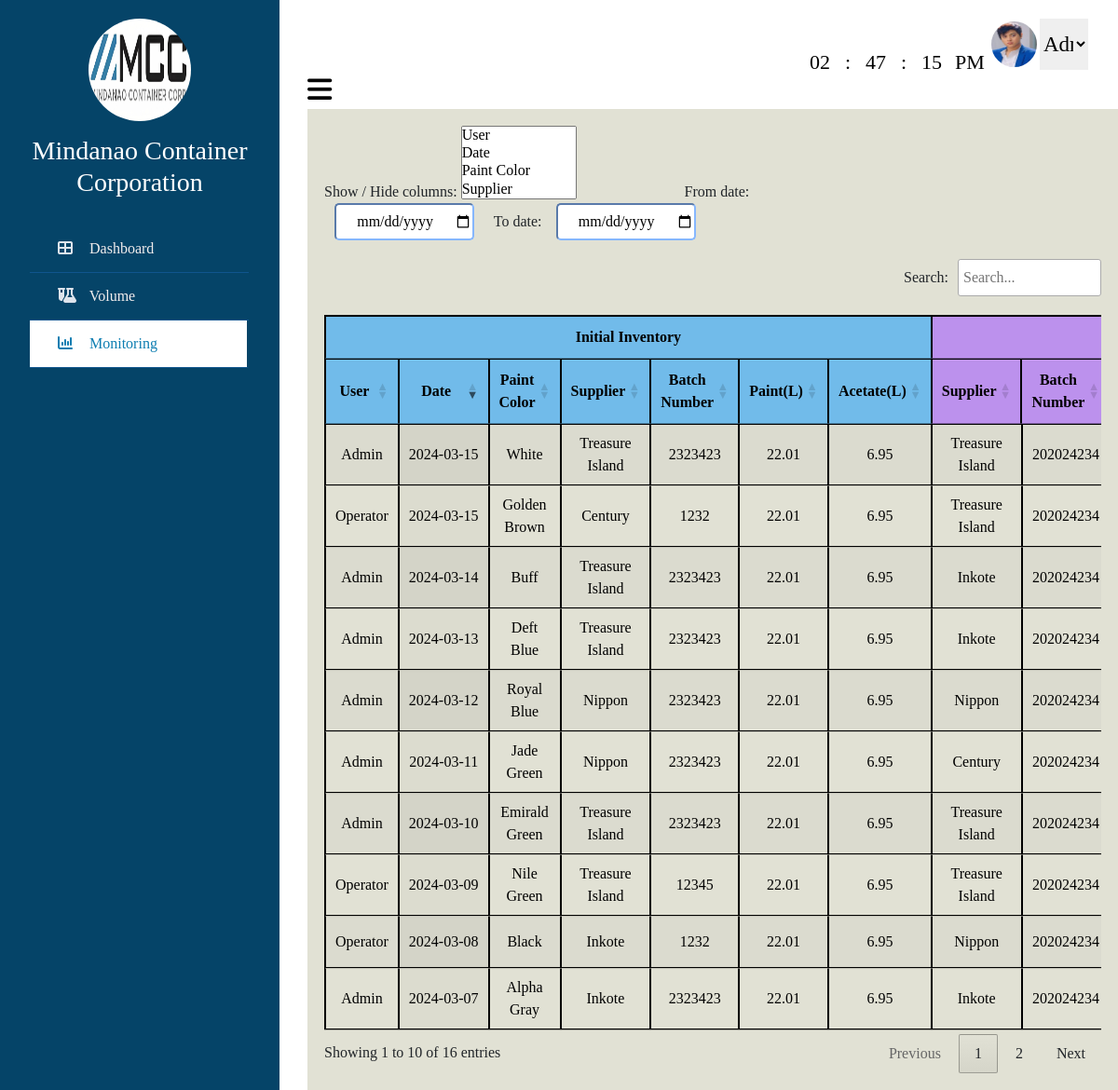
/monitoring.php (signed in), run on an earlier commit of the app's database.
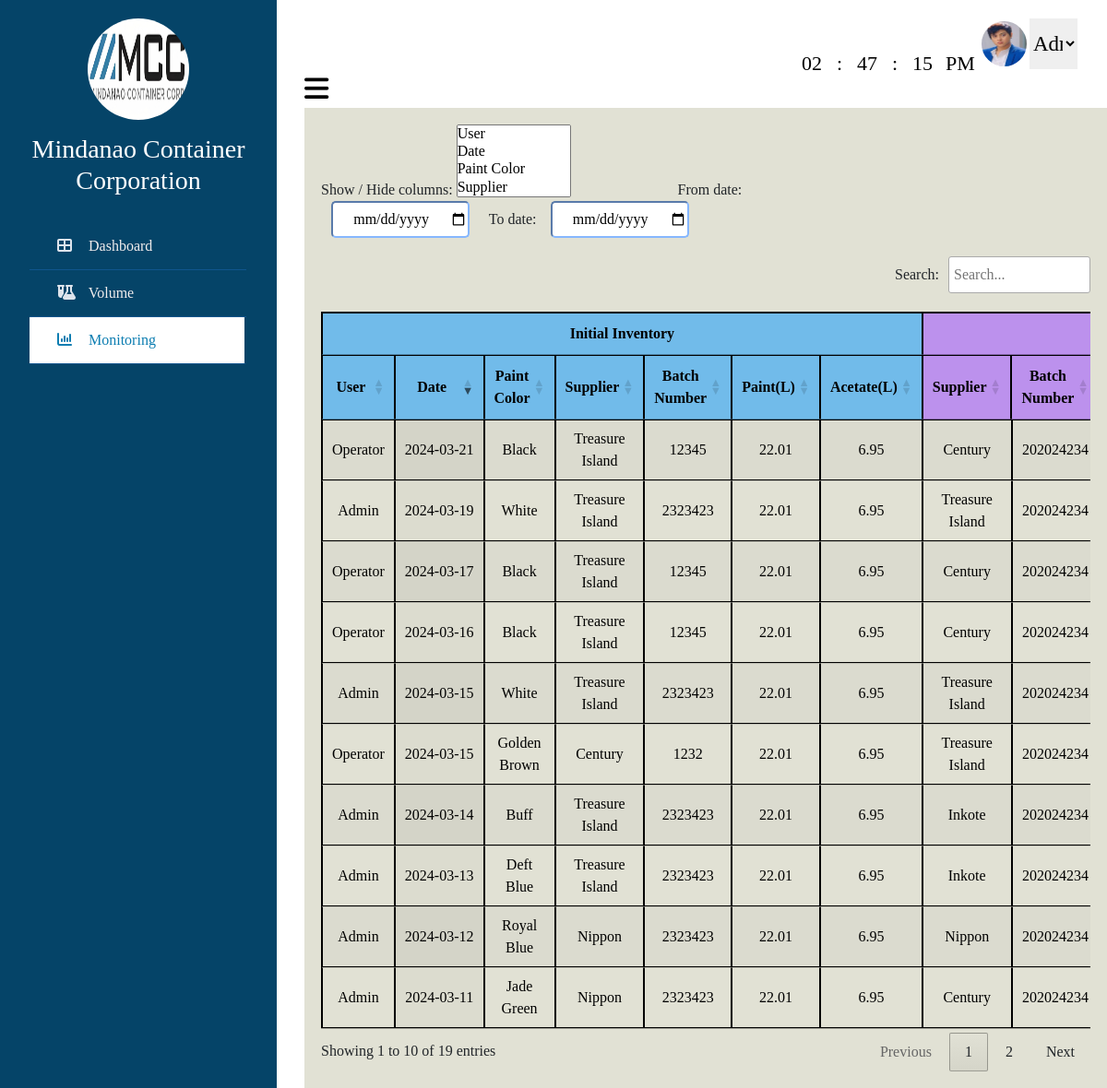
And on a later commit of the database.
### tables this page shows
CREATE TABLE `tbl_entry` (
  `EntryID` int(100) NOT NULL,
  `userID` int(100) NOT NULL,
  `customerID` int(100) NOT NULL,
  `paintID` int(100) NOT NULL,
  `date` date NOT NULL,
  `batchNumber` int(100) NOT NULL,
  `diameter` int(100) NOT NULL,
  `height` int(100) NOT NULL,
  `Initialvolume` double NOT NULL,
  `initialPLiter` double NOT NULL,
  `initialALiter` double NOT NULL,
  `paintRatio` double NOT NULL,
  `acetateRatio` double NOT NULL,
  `NewacetateL` double NOT NULL,
  `NewpaintL` double NOT NULL,
  `sprayViscosity` int(100) NOT NULL,
  `quantity` int(100) NOT NULL,
  `Endingdiameter` int(100) NOT NULL,
  `Endingheight` int(100) NOT NULL,
  `Endingvolume` double NOT NULL,
  `endingPLiter` double NOT NULL,
  `endingALiter` double NOT NULL,
  `EndingpaintRatio` double NOT NULL,
  `EndingacetateRatio` double NOT NULL,
  `totalPLiter` double NOT NULL,
  `totalALiter` double NOT NULL,
  `paintYield` double NOT NULL,
  `acetateYield` double NOT NULL,
  `remarks` varchar(100) NOT NULL
);

CREATE TABLE `tbl_user` (
  `userID` int(100) NOT NULL,
  `Level` varchar(100) NOT NULL,
  `Name` varchar(100) NOT NULL,
  `Username` varchar(100) NOT NULL,
  `Contact` varchar(100) NOT NULL,
  `Address` varchar(100) NOT NULL,
  `Profile_image` varchar(100) NOT NULL,
  `Email` varchar(100) NOT NULL,
  `Password` varchar(100) NOT NULL
);

CREATE TABLE `tbl_paint` (
  `paintID` int(100) NOT NULL,
  `supplierID` int(100) NOT NULL,
  `paint_color` varchar(100) NOT NULL
);

CREATE TABLE `tbl_supplier` (
  `supplierID` int(100) NOT NULL,
  `supplier_name` varchar(100) NOT NULL,
  `newSupplier_name` varchar(100) NOT NULL
);

### monitoring.php (the view, shortened to what the changed rows need)
<?php
include 'connect.php';
$sql = "SELECT
paint.paint_color,
supplier.supplier_name, supplier.newSupplier_name,
customer.customer_name,
entry.*, user.Username
FROM tbl_entry AS entry
LEFT JOIN tbl_paint AS paint ON entry.paintID = paint.paintID
LEFT JOIN tbl_supplier AS supplier ON paint.supplierID = supplier.supplierID
LEFT JOIN tbl_customer AS customer ON entry.customerID = customer.customerID
LEFT JOIN tbl_user AS user ON entry.userID = user.userID
ORDER BY
entry.date DESC";
$result = mysqli_query($con, $sql);
?>
<!DOCTYPE html>
<html lang="en">
<head>
    <link href="https://cdn.jsdelivr.net/npm/bootstrap@5.3.0-alpha3/dist/css/bootstrap.min.css" rel="stylesheet">
    <link rel="stylesheet" href="https://cdnjs.cloudflare.com/ajax/libs/font-awesome/6.5.1/css/all.min.css">
    <link rel="stylesheet" href="https://cdn.datatables.net/1.13.7/css/jquery.dataTables.min.css">
    <link rel="stylesheet" href="https://cdn.datatables.net/datetime/1.5.1/css/dataTables.dateTime.min.css">
    <link rel="stylesheet" href="https://cdn.datatables.net/buttons/2.4.2/css/buttons.dataTables.min.css">
    <link rel="stylesheet"
        href="https://cdnjs.cloudflare.com/ajax/libs/bootstrap-multiselect/0.9.13/css/bootstrap-multiselect.css">
    <link rel="stylesheet" href="https://unpkg.com/multiple-select@1.7.0/dist/multiple-select.min.css">
</head>
<body>
    <div class="wrapper">
        <div class="section">
            <div class="main1">
                <div class="col-md-8">
                    <div class="form-group">
                    </div>
                </div>
                <div class="main2">
                    <table id="datatables" class="display" style="width:100%;">
                        <thead>
                            <tr>
                                <th colspan="7" style="text-align:center; background-color:rgba(113,187,234,255);">
                                    Initial Inventory
                                </th>
                                <th colspan="5" style="text-align:center; background-color:rgba(188,145,237,255);">New
                                    Paint Mix</th>
                            </tr>
                            <tr>
                                <th style="text-align:center; background-color: rgba(113,187,234,255);">User</th>
                                <th style="text-align:center; background-color: rgba(113,187,234,255);">Date</th>
                                <th style="text-align:center; background-color: rgba(113,187,234,255);">Paint Color</th>
                                <th style="text-align:center; background-color: rgba(113,187,234,255);">Supplier</th>
                                <th style="text-align:center; background-color: rgba(113,187,234,255);">Batch Number
                                </th>
                                <th style="text-align:center; background-color: rgba(113,187,234,255);">Paint(L)</th>
                                <th style="text-align:center; background-color: rgba(113,187,234,255);">Acetate(L)</th>
                                <th style="text-align:center; background-color:rgba(188,145,237,255);">Supplier</th>
                                <th style="text-align:center; background-color:rgba(188,145,237,255);">Batch Number</th>
                            </tr>
                        </thead>
                        <tbody>
                            <?php
                            while ($row = mysqli_fetch_assoc($result)) {
                                echo "<tr class='edit-row' data-entry-id='{$row['EntryID']}' data-date='{$row['date']}' data-paint-color='{$row['paint_color']}' data-supplier-name='{$row['supplier_name']}' data-batch-number='{$row['batchNumber']}' data-new-supplier-name='{$row['newSupplier_name']}' data-new-paint-l='{$row['NewpaintL']}' data-new-acetate-l='{$row['NewacetateL']}' data-spray-viscosity='{$row['sprayViscosity']}' data-customer-name='{$row['customer_name']}' data-quantity='{$row['quantity']}' data-paint-yield='{$row['paintYield']}' data-acetate-yield='{$row['acetateYield']}' data-remarks='{$row['remarks']}'>";
                                echo "<td>{$row['Username']}</td>";
                                echo "<td class='date-cell'>{$row['date']}</td>";
                                echo "<td>{$row['paint_color']}</td>";
                                echo "<td>{$row['supplier_name']}</td>";
                                echo "<td>{$row['batchNumber']}</td>";
                                echo "<td>{$row['initialPLiter']}</td>";
                                echo "<td>{$row['initialALiter']}</td>";
                                echo "<td>{$row['newSupplier_name']}</td>";
                                echo "<td>202024234</td>";
                                echo "</tr>";
                            }
                            ?>
                        </tbody>
                    </table>
                </div>
                <div class="col-2 position-relative">
                    <div class="drawer p-2" id="drawer">
                    </div>
                </div>
            </div>
        </div>
    </div>
</body>
</html>

What changed in the data, as far as the page shows it:
no longer on this page (row unchanged): tbl_entry: userID.Username "Admin", date "2024-03-10", paintID.paint_color "Emirald Green", tbl_supplier.supplier_name "Treasure Island", batchNumber "2323423", initialPLiter "22.01", initialALiter "6.95", tbl_supplier.newSupplier_name "Treasure Island"
no longer on this page (row unchanged): tbl_entry: userID.Username "Operator", date "2024-03-09", paintID.paint_color "Nile Green", tbl_supplier.supplier_name "Treasure Island", batchNumber "12345", initialPLiter "22.01", initialALiter "6.95", tbl_supplier.newSupplier_name "Treasure Island"
no longer on this page (row unchanged): tbl_entry: userID.Username "Operator", date "2024-03-08", paintID.paint_color "Black", tbl_supplier.supplier_name "Inkote", batchNumber "1232", initialPLiter "22.01", initialALiter "6.95", tbl_supplier.newSupplier_name "Nippon"
no longer on this page (row unchanged): tbl_entry: userID.Username "Admin", date "2024-03-07", paintID.paint_color "Alpha Gray", tbl_supplier.supplier_name "Inkote", batchNumber "2323423", initialPLiter "22.01", initialALiter "6.95", tbl_supplier.newSupplier_name "Inkote"
added tbl_entry: userID.Username "Operator", date "2024-03-21", paintID.paint_color "Black", tbl_supplier.supplier_name "Treasure Island", batchNumber "12345", initialPLiter "22.01", initialALiter "6.95", tbl_supplier.newSupplier_name "Century"
added tbl_entry: userID.Username "Admin", date "2024-03-19", paintID.paint_color "White", tbl_supplier.supplier_name "Treasure Island", batchNumber "2323423", initialPLiter "22.01", initialALiter "6.95", tbl_supplier.newSupplier_name "Treasure Island"
added tbl_entry: userID.Username "Operator", date "2024-03-17", paintID.paint_color "Black", tbl_supplier.supplier_name "Treasure Island", batchNumber "12345", initialPLiter "22.01", initialALiter "6.95", tbl_supplier.newSupplier_name "Century"
added tbl_entry: userID.Username "Operator", date "2024-03-16", paintID.paint_color "Black", tbl_supplier.supplier_name "Treasure Island", batchNumber "12345", initialPLiter "22.01", initialALiter "6.95", tbl_supplier.newSupplier_name "Century"
Also different on the page:
text written by a page script: "Search: Showing 1 to 10 of 16 entries Previous 1 2 Next" → "Search: Showing 1 to 10 of 19 entries Previous 1 2 Next"
